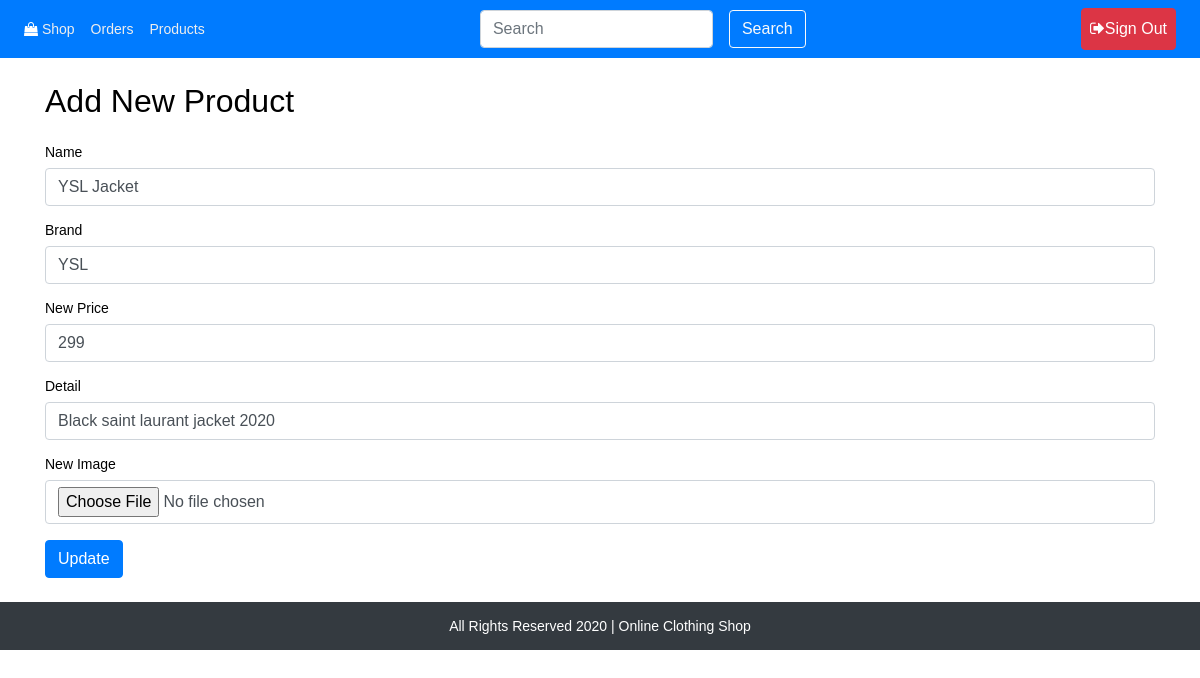
The app's page /components/product/update-product.php?id=1 (signed in) with its own data.
### tables this page shows
CREATE TABLE IF NOT EXISTS `products` (
  `id` int(11) NOT NULL AUTO_INCREMENT,
  `name` varchar(64) NOT NULL,
  `brand` varchar(16) NOT NULL,
  `price` int(32) NOT NULL,
  `detail` varchar(128) NOT NULL,
  `img` varchar(128) NOT NULL,
  PRIMARY KEY (`id`),
  KEY `name` (`name`)
);

### components/product/update-product.php (the view, shortened to what this page needs)
<?php
$path = $_SERVER['DOCUMENT_ROOT'];
$path .= "/ecom/";
require_once($path . 'connect.php');
$id = $_GET['id'];
$SelSql = "SELECT * FROM `products` WHERE id=$id";
$res = mysqli_query($connection, $SelSql);
$r = mysqli_fetch_assoc($res);
?>
<?php require_once($path . 'templates/header.php') ?>
	<div class="container">
		<h2 class="my-4">Add New Product</h2>
		<form method="post" enctype="multipart/form-data">
			<div class="form-group">
                <label>Name</label>
				<input type="text" class="form-control" name="name" value="<?php echo $r['name'];?>" required/>
            </div>
            <div class="form-group">
                <label>Brand</label>
				<input type="text" class="form-control" name="brand" value="<?php echo $r['brand'];?>"/>
            </div>
            <div class="form-group">
                <label>New Price</label>
				<input type="text" class="form-control" name="price" value="<?php echo $r['price'];?>" required/>
            </div>
            <div class="form-group">
                <label>Detail</label>
				<input type="text" class="form-control" name="detail" value="<?php echo $r['detail'];?>"/>
            </div>
            <div class="form-group">
                <label>New Image</label>
				<input type="file" class="form-control" name="image" accept=".png,.gif,.jpg,.webp"/>
            </div>
			<input type="submit" class="btn btn-primary" value="Update" />
		</form>
	</div>
<?php require_once($path . 'templates/footer.php') ?>

### css/style.css (style rules this page uses)
* { color: black; }

### templates/header.php (style rules this page uses)
body { font: 14px sans-serif; }

### records on screen
products: name "YSL Jacket", brand "YSL", price "299", detail "Black saint laurant jacket 2020"
